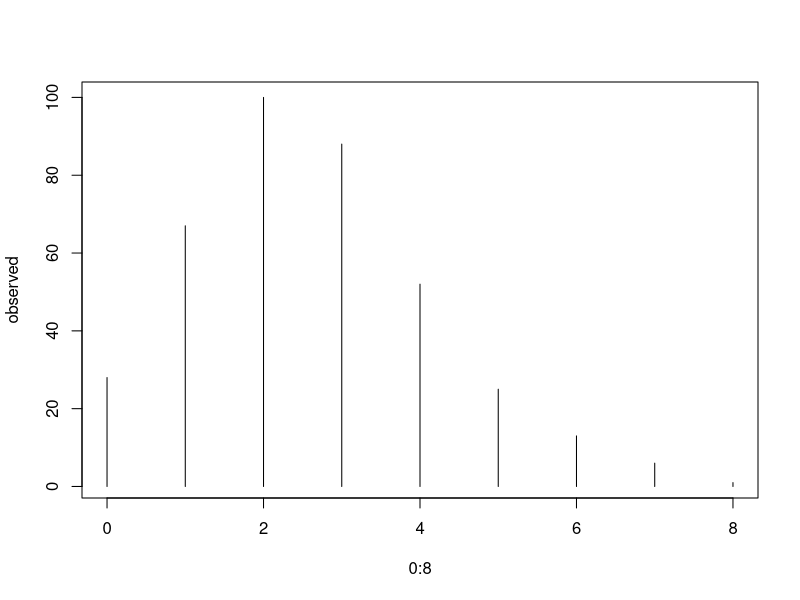

Write R code to recreate this figure.
# 20,000 die rolls
observed = c(3407, 3631, 3176, 2916, 3448, 3422)
# H0: Die is fair
expected = rep(20000/6, 6)
# LR chi-squared test
G2 = 2 * sum(observed * log(observed/expected))
1 - pchisq(G2, df=5)
# Pearson's chi-squared
X2 = sum((observed - expected)^2 / expected)
1 - pchisq(X2, df=5)


# Observe the genders of the first three children
# in families with 3 or more kids (in Denmark)
# 0 girls: 23236
# 1 girl: 58529
# 2 girls: 53908
# 3 girls: 18770
# Does the number of girls follow a binomial?

# Treat as random process
# First: Estimate the proportion of girls
families = 18770 + 53908 + 58529 + 23236
girls = 3*18770 + 2*53908 + 58529
p.girl = girls / (3*families)

# Now do chi-squared test
observed = c(23236, 58529, 53908, 18770)
expected = c(families*dbinom(0, 3, p.girl),
             families*dbinom(1, 3, p.girl),
             families*dbinom(2, 3, p.girl),
             families*dbinom(3, 3, p.girl))
# Shorter code:
expected = families * dbinom(0:3, 3, p.girl)
# Pearson's X^2
X2 = sum((observed - expected)^2/expected)
1 - pchisq(X2, df=2)
observed - expected
# Likelihood ratio
G2 = 2 * sum(observed * log(observed/expected))
1 - pchisq(G2, df=2)


### Premier League goals, 2000-01
# Observed number of games with 0 to 8 goals
observed = c(28, 67, 100, 88, 52, 25, 13, 6, 1)
plot(0:8, observed, type="h")
# Maybe Poisson?
games = sum(observed)
goals = sum((0:8)*observed)
ave = goals/games
expected = games * dpois(0:20, ave)
expected
round(expected, 1)
# Try again
observed = c(28, 67, 100, 88, 52, 25, 13, 7)
expected = rep(NA, 8)
expected[1:7] = games * dpois(0:6, ave)
expected[8] = games * (1 - ppois(6, ave))
sum(expected)
# Do test
X2 = sum((observed - expected)^2/expected)
1 - pchisq(X2, df=6)


### Handedness by sex
# Right-handed: 934 men, 1070 women
# Left-handed: 113 men, 92 women
# Ambidextrous: 20 men, 8 women
observed = c(934, 1070, 113, 92, 20, 8)
N = sum(observed)
RH = (934 + 1070) / N
LH = (113 + 92) / N
ambi = (20 + 8) / N
men = (934 + 113 + 20) / N
women = c(1070 + 92 + 8) / N
expected = c(RH*men*N, RH*women*N, LH*men*N,
             LH*women*N, ambi*men*N, ambi*women*N)
X2 = sum((observed - expected)^2/expected)
1 - pchisq(X2, df=2)

